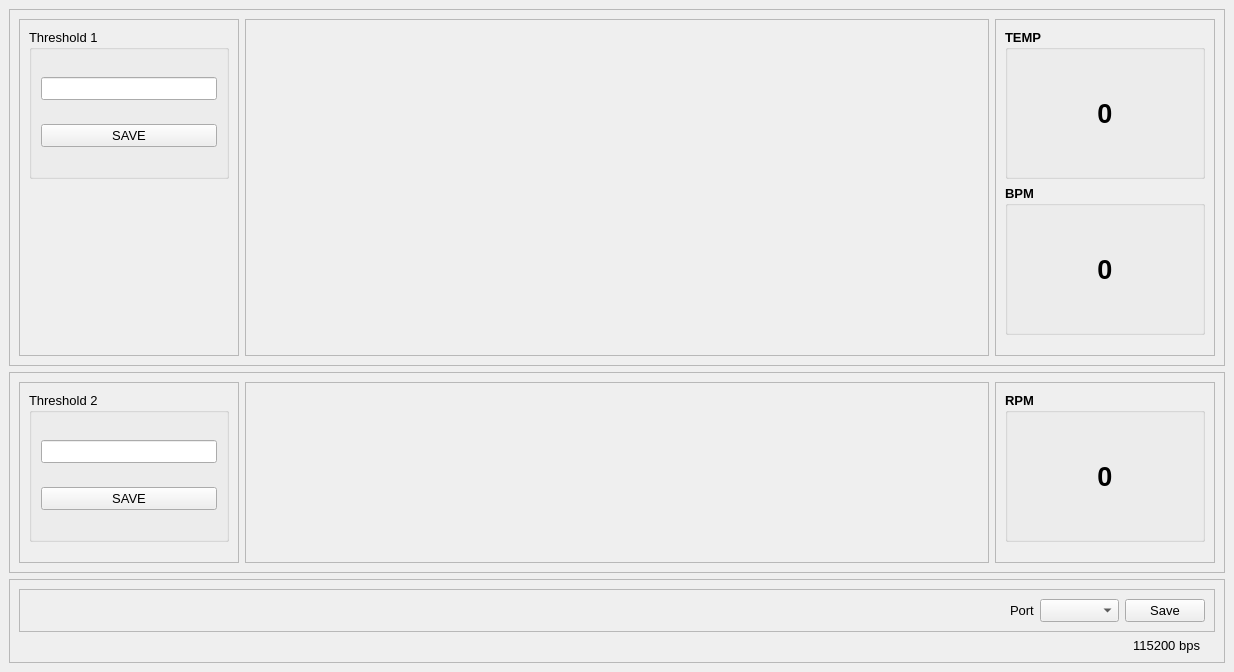
<?xml version="1.0" encoding="UTF-8"?>
<ui version="4.0">
 <class>MainWindow</class>
 <widget class="QMainWindow" name="MainWindow">
  <property name="geometry">
   <rect>
    <x>0</x>
    <y>0</y>
    <width>1234</width>
    <height>672</height>
   </rect>
  </property>
  <property name="windowTitle">
   <string>ECG App</string>
  </property>
  <widget class="QWidget" name="centralwidget">
   <layout class="QHBoxLayout" name="horizontalLayout_2">
    <item>
     <layout class="QVBoxLayout" name="controlsLayout">
      <property name="sizeConstraint">
       <enum>QLayout::SetDefaultConstraint</enum>
      </property>
      <item>
       <widget class="QFrame" name="frame_ecg">
        <property name="frameShape">
         <enum>QFrame::StyledPanel</enum>
        </property>
        <property name="frameShadow">
         <enum>QFrame::Raised</enum>
        </property>
        <layout class="QHBoxLayout" name="horizontalLayout_5">
         <item>
          <widget class="QFrame" name="frame_ecg_controls">
           <property name="maximumSize">
            <size>
             <width>220</width>
             <height>16777215</height>
            </size>
           </property>
           <property name="frameShape">
            <enum>QFrame::StyledPanel</enum>
           </property>
           <property name="frameShadow">
            <enum>QFrame::Raised</enum>
           </property>
           <layout class="QVBoxLayout" name="verticalLayout_5">
            <item>
             <widget class="QGroupBox" name="groupBox_threshold">
              <property name="sizePolicy">
               <sizepolicy hsizetype="Preferred" vsizetype="Preferred">
                <horstretch>0</horstretch>
                <verstretch>0</verstretch>
               </sizepolicy>
              </property>
              <property name="minimumSize">
               <size>
                <width>200</width>
                <height>150</height>
               </size>
              </property>
              <property name="maximumSize">
               <size>
                <width>200</width>
                <height>150</height>
               </size>
              </property>
              <property name="font">
               <font>
                <pointsize>10</pointsize>
               </font>
              </property>
              <property name="title">
               <string>Threshold 1</string>
              </property>
              <layout class="QVBoxLayout" name="verticalLayout">
               <item>
                <widget class="QLineEdit" name="lineEdit_threshold">
                 <property name="minimumSize">
                  <size>
                   <width>0</width>
                   <height>0</height>
                  </size>
                 </property>
                 <property name="alignment">
                  <set>Qt::AlignCenter</set>
                 </property>
                </widget>
               </item>
               <item>
                <widget class="QPushButton" name="pushButton_threshold_save">
                 <property name="text">
                  <string>SAVE</string>
                 </property>
                </widget>
               </item>
              </layout>
             </widget>
            </item>
            <item>
             <spacer name="verticalSpacer">
              <property name="orientation">
               <enum>Qt::Vertical</enum>
              </property>
              <property name="sizeHint" stdset="0">
               <size>
                <width>20</width>
                <height>40</height>
               </size>
              </property>
             </spacer>
            </item>
           </layout>
          </widget>
         </item>
         <item>
          <widget class="QFrame" name="frame_ecg_chart">
           <property name="frameShape">
            <enum>QFrame::StyledPanel</enum>
           </property>
           <property name="frameShadow">
            <enum>QFrame::Raised</enum>
           </property>
           <layout class="QVBoxLayout" name="verticalLayout_7">
            <item>
             <layout class="QGridLayout" name="gridLayout_chart1">
              <property name="sizeConstraint">
               <enum>QLayout::SetMaximumSize</enum>
              </property>
             </layout>
            </item>
            <item>
             <spacer name="verticalSpacer_5">
              <property name="orientation">
               <enum>Qt::Vertical</enum>
              </property>
              <property name="sizeHint" stdset="0">
               <size>
                <width>20</width>
                <height>40</height>
               </size>
              </property>
             </spacer>
            </item>
           </layout>
          </widget>
         </item>
         <item>
          <widget class="QFrame" name="frame_ecg_data">
           <property name="maximumSize">
            <size>
             <width>220</width>
             <height>16777215</height>
            </size>
           </property>
           <property name="frameShape">
            <enum>QFrame::StyledPanel</enum>
           </property>
           <property name="frameShadow">
            <enum>QFrame::Raised</enum>
           </property>
           <layout class="QVBoxLayout" name="verticalLayout_3">
            <item>
             <widget class="QGroupBox" name="groupBox_temp">
              <property name="minimumSize">
               <size>
                <width>200</width>
                <height>150</height>
               </size>
              </property>
              <property name="maximumSize">
               <size>
                <width>200</width>
                <height>150</height>
               </size>
              </property>
              <property name="font">
               <font>
                <pointsize>10</pointsize>
                <weight>75</weight>
                <bold>true</bold>
               </font>
              </property>
              <property name="title">
               <string>TEMP</string>
              </property>
              <layout class="QHBoxLayout" name="horizontalLayout">
               <item>
                <widget class="QLabel" name="label_temp">
                 <property name="font">
                  <font>
                   <pointsize>20</pointsize>
                   <weight>75</weight>
                   <bold>true</bold>
                  </font>
                 </property>
                 <property name="text">
                  <string>0</string>
                 </property>
                 <property name="alignment">
                  <set>Qt::AlignCenter</set>
                 </property>
                </widget>
               </item>
              </layout>
             </widget>
            </item>
            <item>
             <widget class="QGroupBox" name="groupBox_bpm">
              <property name="minimumSize">
               <size>
                <width>200</width>
                <height>150</height>
               </size>
              </property>
              <property name="maximumSize">
               <size>
                <width>200</width>
                <height>150</height>
               </size>
              </property>
              <property name="font">
               <font>
                <pointsize>10</pointsize>
                <weight>75</weight>
                <bold>true</bold>
               </font>
              </property>
              <property name="title">
               <string>BPM</string>
              </property>
              <layout class="QHBoxLayout" name="horizontalLayout_3">
               <item>
                <widget class="QLabel" name="label_bpm">
                 <property name="font">
                  <font>
                   <pointsize>20</pointsize>
                   <weight>75</weight>
                   <bold>true</bold>
                  </font>
                 </property>
                 <property name="text">
                  <string>0</string>
                 </property>
                 <property name="alignment">
                  <set>Qt::AlignCenter</set>
                 </property>
                </widget>
               </item>
              </layout>
             </widget>
            </item>
            <item>
             <spacer name="verticalSpacer_3">
              <property name="orientation">
               <enum>Qt::Vertical</enum>
              </property>
              <property name="sizeHint" stdset="0">
               <size>
                <width>20</width>
                <height>40</height>
               </size>
              </property>
             </spacer>
            </item>
           </layout>
          </widget>
         </item>
        </layout>
       </widget>
      </item>
      <item>
       <widget class="QFrame" name="frame_resp">
        <property name="frameShape">
         <enum>QFrame::StyledPanel</enum>
        </property>
        <property name="frameShadow">
         <enum>QFrame::Raised</enum>
        </property>
        <layout class="QHBoxLayout" name="horizontalLayout_6">
         <item>
          <widget class="QFrame" name="frame_resp_controls">
           <property name="maximumSize">
            <size>
             <width>220</width>
             <height>16777215</height>
            </size>
           </property>
           <property name="frameShape">
            <enum>QFrame::StyledPanel</enum>
           </property>
           <property name="frameShadow">
            <enum>QFrame::Raised</enum>
           </property>
           <layout class="QVBoxLayout" name="verticalLayout_6">
            <item>
             <widget class="QGroupBox" name="groupBox_threshold2">
              <property name="minimumSize">
               <size>
                <width>200</width>
                <height>150</height>
               </size>
              </property>
              <property name="maximumSize">
               <size>
                <width>200</width>
                <height>150</height>
               </size>
              </property>
              <property name="font">
               <font>
                <pointsize>10</pointsize>
               </font>
              </property>
              <property name="title">
               <string>Threshold 2</string>
              </property>
              <layout class="QVBoxLayout" name="verticalLayout_2">
               <item>
                <widget class="QLineEdit" name="lineEdit_threshold2">
                 <property name="alignment">
                  <set>Qt::AlignCenter</set>
                 </property>
                </widget>
               </item>
               <item>
                <widget class="QPushButton" name="pushButton_threshold2_save">
                 <property name="text">
                  <string>SAVE</string>
                 </property>
                </widget>
               </item>
              </layout>
             </widget>
            </item>
            <item>
             <spacer name="verticalSpacer_2">
              <property name="orientation">
               <enum>Qt::Vertical</enum>
              </property>
              <property name="sizeHint" stdset="0">
               <size>
                <width>20</width>
                <height>40</height>
               </size>
              </property>
             </spacer>
            </item>
           </layout>
          </widget>
         </item>
         <item>
          <widget class="QFrame" name="frame_resp_chart">
           <property name="frameShape">
            <enum>QFrame::StyledPanel</enum>
           </property>
           <property name="frameShadow">
            <enum>QFrame::Raised</enum>
           </property>
           <layout class="QVBoxLayout" name="verticalLayout_8">
            <item>
             <layout class="QGridLayout" name="gridLayout_chart2"/>
            </item>
            <item>
             <spacer name="verticalSpacer_6">
              <property name="orientation">
               <enum>Qt::Vertical</enum>
              </property>
              <property name="sizeHint" stdset="0">
               <size>
                <width>20</width>
                <height>40</height>
               </size>
              </property>
             </spacer>
            </item>
           </layout>
          </widget>
         </item>
         <item>
          <widget class="QFrame" name="frame_resp_data">
           <property name="maximumSize">
            <size>
             <width>220</width>
             <height>16777215</height>
            </size>
           </property>
           <property name="frameShape">
            <enum>QFrame::StyledPanel</enum>
           </property>
           <property name="frameShadow">
            <enum>QFrame::Raised</enum>
           </property>
           <layout class="QVBoxLayout" name="verticalLayout_4">
            <item>
             <widget class="QGroupBox" name="groupBox_rpm">
              <property name="minimumSize">
               <size>
                <width>200</width>
                <height>150</height>
               </size>
              </property>
              <property name="maximumSize">
               <size>
                <width>200</width>
                <height>150</height>
               </size>
              </property>
              <property name="font">
               <font>
                <pointsize>10</pointsize>
                <weight>75</weight>
                <bold>true</bold>
               </font>
              </property>
              <property name="title">
               <string>RPM</string>
              </property>
              <layout class="QHBoxLayout" name="horizontalLayout_4">
               <item>
                <widget class="QLabel" name="label_rpm">
                 <property name="font">
                  <font>
                   <pointsize>20</pointsize>
                   <weight>75</weight>
                   <bold>true</bold>
                  </font>
                 </property>
                 <property name="text">
                  <string>0</string>
                 </property>
                 <property name="alignment">
                  <set>Qt::AlignCenter</set>
                 </property>
                </widget>
               </item>
              </layout>
             </widget>
            </item>
            <item>
             <spacer name="verticalSpacer_4">
              <property name="orientation">
               <enum>Qt::Vertical</enum>
              </property>
              <property name="sizeHint" stdset="0">
               <size>
                <width>20</width>
                <height>40</height>
               </size>
              </property>
             </spacer>
            </item>
           </layout>
          </widget>
         </item>
        </layout>
       </widget>
      </item>
      <item>
       <widget class="QFrame" name="frame_port_setting">
        <property name="minimumSize">
         <size>
          <width>0</width>
          <height>0</height>
         </size>
        </property>
        <property name="frameShape">
         <enum>QFrame::StyledPanel</enum>
        </property>
        <property name="frameShadow">
         <enum>QFrame::Raised</enum>
        </property>
        <layout class="QVBoxLayout" name="verticalLayout_9">
         <item>
          <widget class="QFrame" name="frame">
           <property name="font">
            <font>
             <pointsize>10</pointsize>
            </font>
           </property>
           <property name="frameShape">
            <enum>QFrame::StyledPanel</enum>
           </property>
           <property name="frameShadow">
            <enum>QFrame::Raised</enum>
           </property>
           <layout class="QHBoxLayout" name="horizontalLayout_8">
            <item>
             <spacer name="horizontalSpacer">
              <property name="orientation">
               <enum>Qt::Horizontal</enum>
              </property>
              <property name="sizeHint" stdset="0">
               <size>
                <width>40</width>
                <height>20</height>
               </size>
              </property>
             </spacer>
            </item>
            <item>
             <widget class="QLabel" name="label">
              <property name="maximumSize">
               <size>
                <width>100</width>
                <height>16777215</height>
               </size>
              </property>
              <property name="text">
               <string>Port</string>
              </property>
             </widget>
            </item>
            <item>
             <widget class="QComboBox" name="comboBox_port_num">
              <property name="maximumSize">
               <size>
                <width>100</width>
                <height>25</height>
               </size>
              </property>
             </widget>
            </item>
            <item>
             <widget class="QPushButton" name="pushButton_save_port">
              <property name="maximumSize">
               <size>
                <width>100</width>
                <height>25</height>
               </size>
              </property>
              <property name="text">
               <string>Save</string>
              </property>
             </widget>
            </item>
           </layout>
          </widget>
         </item>
         <item>
          <widget class="QLabel" name="label_2">
           <property name="font">
            <font>
             <pointsize>10</pointsize>
            </font>
           </property>
           <property name="text">
            <string>115200 bps</string>
           </property>
           <property name="alignment">
            <set>Qt::AlignRight|Qt::AlignTrailing|Qt::AlignVCenter</set>
           </property>
           <property name="indent">
            <number>15</number>
           </property>
          </widget>
         </item>
        </layout>
       </widget>
      </item>
     </layout>
    </item>
   </layout>
  </widget>
 </widget>
 <resources/>
 <connections/>
</ui>
